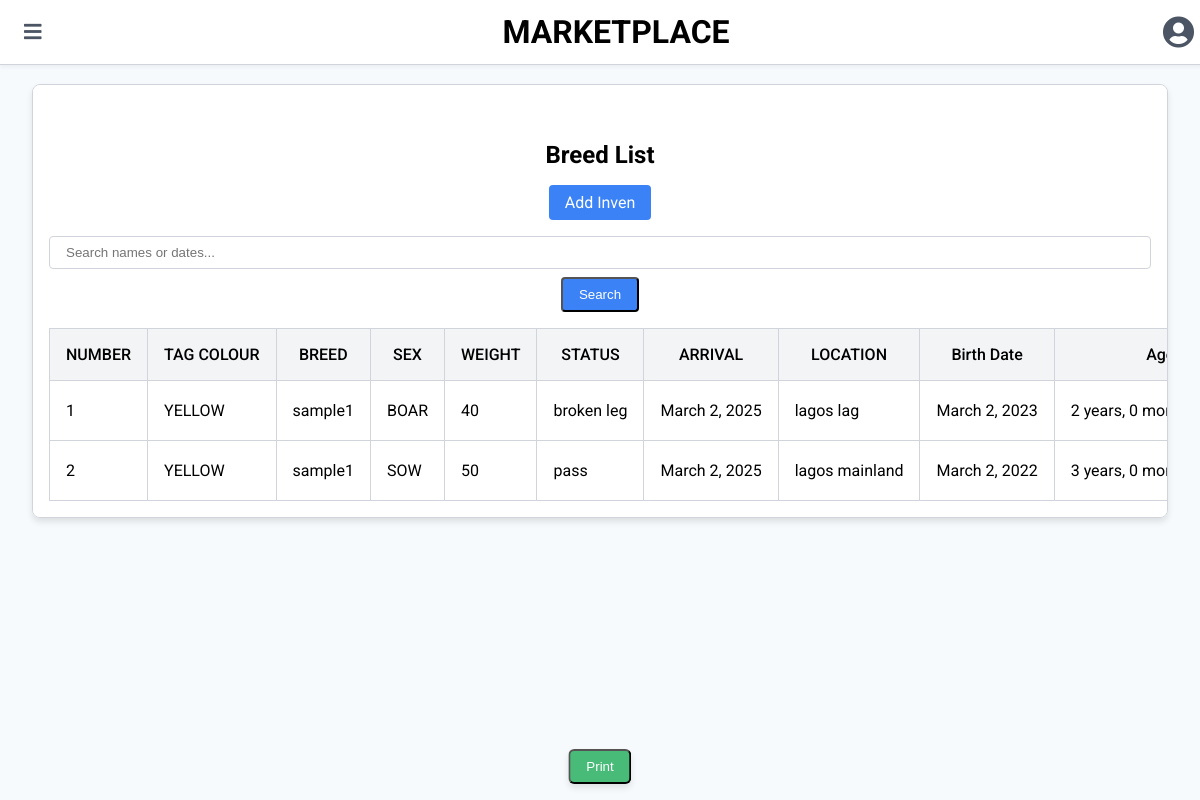
The page /Inven on the database its author committed.
### inven/models.py (models this page shows, shortened)
class Inven(models.Model):
    number = models.IntegerField(_("Pig ID"))
    tag_colour = models.ForeignKey(TagsColour,related_name='tagcolour', on_delete=models.CASCADE)
    breed = models.ForeignKey(Breeds, related_name='breed', on_delete=models.CASCADE)
    sex = models.ForeignKey(Sex, related_name='sex', on_delete=models.CASCADE)
    birth_date = models.DateField(_("Birth Date"), auto_now=False, auto_now_add=False)
    weight = models.IntegerField(_("Weight (kg)"))
    status = models.CharField(_("Health status"), max_length=100)
    arrival =models.DateField(_("arrival date"), auto_now=False, auto_now_add=False)
    location = models.CharField(_("address of seller farm"), max_length=255)
    def get_age(self) -> dict:
        today = date.today()
        delta = relativedelta(today, self.birth_date)
        return {
            'years': delta.years,
            'months': delta.months,
            'days': delta.days
        }
    @property
    def age_string(self) -> str:
        age = self.get_age()
        return f"{age['years']} years, {age['months']} months, {age['days']} days"
    class Meta:
        verbose_name_plural = "Invens"
        ordering = ['-birth_date']

### modelingdata/models.py (models this page shows)
class TagsColour(models.Model):
    name = models.CharField(max_length=255)
    def __str__(self):
        return self.name

class  Breeds(models.Model):
    name = models.CharField(max_length=255)
    def __str__(self):
        return self.name

class Sex(models.Model):
    name = models.CharField(max_length=222)
    def __str__(self):
        return self.name

### inven/views.py (the view)
# urls.py: path('Inven', InvenListView.as_view(), name='Inven-list'),
class InvenListView(ListView):
    model = Inven
    template_name = 'inven/Inven_list.html'
    context_object_name = 'Invens'
    paginate_by = 20
    ordering = ['-birth_date']
    def get_context_data(self, **kwargs):
        context = super().get_context_data(**kwargs)
        context.update({
            'current_date': timezone.now().date(),
            'search_query': self.request.GET.get('q', '')
        })
        return context
    def get_queryset(self):
        queryset = super().get_queryset()
        search_query = self.request.GET.get('q')
        if search_query:
            return queryset.filter(
                Q(name__icontains=search_query) |
                Q(birth_date__icontains=search_query)
            )
        return queryset

### templates/inven/Inven_list.html (shortened to what this page needs)
{% extends "list.html" %}
{% block page %}
<h2 style="padding-top: 20px;">Breed List</h2>
<div style="text-align: center; margin-bottom: 16px;">
    <a href="{% url 'Inven-create' %}" class="btn btn-primary">Add Inven</a>
</div>
<form method="get" class="mb-3" onsubmit="event.preventDefault(); filterTable();" style="display: flex; flex-direction: column; align-items: center;">
    <input type="text"
           id="searchInput"
           name="q"
           placeholder="Search names or dates..."
           class="form-control">
    <button type="submit" class="btn btn-primary mt-2">Search</button>
</form>
<table id="dataTable" class="table table-striped">
    <thead>
        <tr>
            <th>NUMBER</th>
            <th>TAG COLOUR</th>
            <th>BREED</th>
            <th>SEX</th>
            <th>WEIGHT</th>
            <th>STATUS</th>
            <th>ARRIVAL</th>
            <th>LOCATION</th>
            <th>Birth Date</th>
            <th>Age</th>
        </tr>
    </thead>
    <tbody>
        {% for Inven in Invens %}
        <tr>
            <td>{{ Inven.number }}</td>
            <td>{{ Inven.tag_colour }}</td>
            <td>{{ Inven.breed }}</td>
            <td>{{ Inven.sex }}</td>
            <td>{{ Inven.weight }}</td>
            <td>{{ Inven.status }}</td>
            <td>{{ Inven.arrival }}</td>
            <td>{{ Inven.location }}</td>
            <td>{{ Inven.birth_date }}</td>
            <td>{{ Inven.age_string }}</td>
        </tr>
        {% empty %}
        <tr>
            <td colspan="11" style="text-align: center;">No Inven found</td>
        </tr>
        {% endfor %}
    </tbody>
</table>
{% endblock %}

### templates/list.html (shortened to what this page needs)
{% extends "firstlabel/main.html" %}
{% block content %}
<html>
    <head>
        <link rel="stylesheet" href="https://cdnjs.cloudflare.com/ajax/libs/font-awesome/5.15.3/css/all.min.css"></link>
    </head>
    <body>
        <main class="content">
            <div class="table-container">
        {% block page %}
        {% endblock %}
            </div>
        </main>
    </body>
    </html>
    {% endblock %}

### templates/firstlabel/main.html (shortened to what this page needs)
{% load static %}
<html lang="en">
<head>
    <link href="https://cdnjs.cloudflare.com/ajax/libs/font-awesome/5.15.3/css/all.min.css" rel="stylesheet"/>
</head>
<body>
    <header class="navbar">
        <div class="container">
            <div class="flex items-center">
                <button class="toggle-btn" onclick="toggleSidebar()">
                    <i class="fas fa-bars"></i>
                </button>
            </div>
            <div class="center-section" style="position: absolute; left: 50%; transform: translateX(-50%);">
                <h1 class="text-2xl font-bold text-gray-800 tracking-tight">
                    MARKETPLACE
                </h1>
            </div>
            <div class="user-menu">
                <button onclick="toggleDropdown()">
                    <i class="fas fa-user-circle" style="font-size: 2rem; color: #4b5563; padding-right: 1rem;"></i>
                </button>
            </div>
        </div>
    </header>
    <div class="content">
        {% block content %}
        {% endblock %}
    </div>
    <button class="print-btn" onclick="printTable()">
        Print
    </button>
</body>
</html>

### templates/firstlabel/main.html (style rules this page uses)
body { font-family: 'Roboto', sans-serif; background-color: #f3f4f6; margin: 0; padding: 0; }
.navbar { box-shadow: 0 2px 4px rgba(0,0,0,0.05); background-color: white; border-bottom: 1px solid #d1d5db; position: fixed; top: 0; width: 100%; z-index: 50; height: 4rem; display: flex; align-items: center; justify-content: space-between; padding: 0 1rem; }
.navbar .container { display: flex; align-items: center; justify-content: space-between; width: 100%; position: relative; }
.toggle-btn { cursor: pointer; color: #4b5563; background: none; border: none; font-size: 1.25rem; padding: 0.5rem; transition: color 0.3s; }
.content { margin-left: 0; transition: margin-left 0.3s; padding: 1rem; padding-top: 5rem; }
.user-menu { position: relative; }
.user-menu button { cursor: pointer; color: #4b5563; background: none; border: none; font-size: 1.25rem; }
.print-btn { position: fixed; bottom: 1rem; left: 50%; transform: translateX(-50%); background-color: #48bb78; color: white; padding: 0.5rem 1rem; border-radius: 0.375rem; box-shadow: 0 4px 6px rgba(0, 0, 0, 0.1); cursor: pointer; transition: background-color 0.3s, transform 0.3s; }

### templates/list.html (style rules this page uses)
body { font-family: 'Roboto', sans-serif; background-color: #f7fafc; margin: 0; padding: 0; }
.content { margin: 0 auto; margin-top: 16px; padding: 16px; max-width: 1200px; }
.table-container { background-color: #ffffff; border: 1px solid #d1d5db; border-radius: 8px; padding: 16px; overflow-x: auto; box-shadow: 0 4px 6px rgba(0, 0, 0, 0.1); margin-top: 20px; }
.table-container h2 { font-size: 24px; font-weight: 700; margin-bottom: 16px; text-align: center; padding-top: 20px; }
.btn { display: inline-block; padding: 8px 16px; border-radius: 4px; text-decoration: none; text-align: center; transition: background-color 0.3s; }
.btn-primary { background-color: #3b82f6; color: #ffffff; }
.form-control { border: 1px solid #d1d5db; border-radius: 4px; padding: 8px 16px; width: 100%; margin-bottom: 8px; }
.table { width: 100%; border-collapse: collapse; margin-top: 16px; }
.table th, .table td { padding: 16px; border: 1px solid #d1d5db; white-space: nowrap; }
.table th { background-color: #f3f4f6; font-weight: 500; }

### rows shown on the page
Inven: number "1", tag_colour "YELLOW", breed "sample1", sex "BOAR", weight "40", status "broken leg", arrival "March 2, 2025", location "lagos lag", birth_date "March 2, 2023", age_string "2 years, 0…"
Inven: number "2", tag_colour "YELLOW", breed "sample1", sex "SOW", weight "50", status "pass", arrival "March 2, 2025", location "lagos mainland", birth_date "March 2, 2022", age_string "3 years, 0…"
